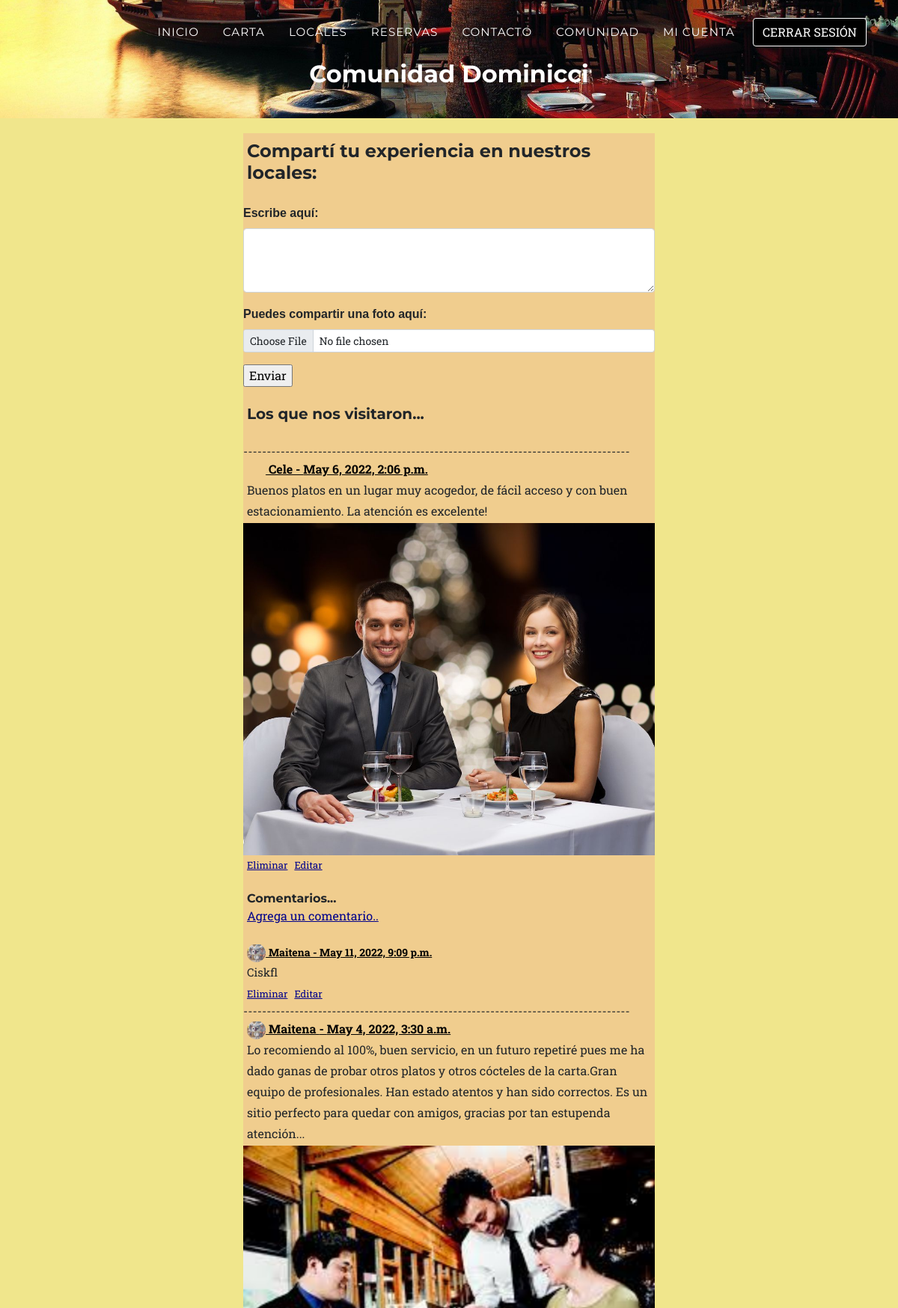
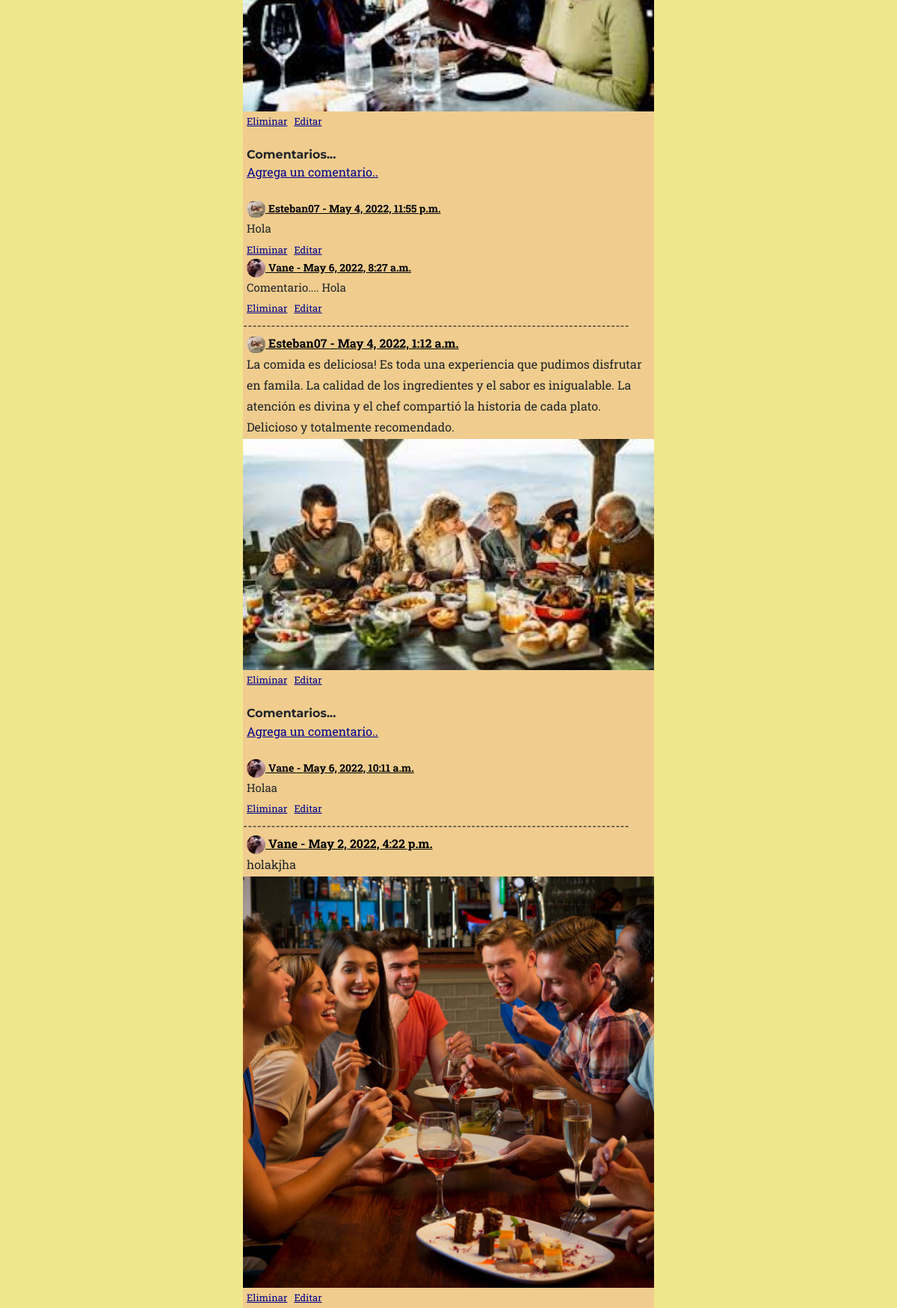
The page /AppRestaurante/comunidad (signed in, upper part) on the database its author committed (2 pictures, top to bottom).
### AppRestaurante/models.py (models this page shows)
class Post(models.Model):
    user = models.ForeignKey(User, on_delete=models.CASCADE, related_name="posts")
    fecha = models.DateTimeField(auto_now_add=True)
    contenido = models.TextField(max_length=255)
    imagen = models.ImageField(upload_to='posts', null=True, blank=True)

class User(AbstractUser):
    imagen = models.ImageField(upload_to='avatar', default='avatar/perfil.png', null=True, blank=True)

class Comentario(models.Model):
    post = models.ForeignKey(Post, on_delete=models.CASCADE, blank=True, null=True, related_name="comentarios")
    user = models.ForeignKey(User, on_delete=models.CASCADE, related_name="comentarios")
    fecha = models.DateTimeField(auto_now_add=True)
    contenido = models.TextField(max_length=255)

### AppRestaurante/views.py (the view)
# urls.py: path('comunidad', views.comunidad, name="Comunidad"),
def comunidad(request):
    posts = Post.objects.order_by('-fecha').all()
    if request.method == 'POST':
        miFormulario = PostFormulario(request.POST, request.FILES)
        if miFormulario.is_valid():
            if request.user.is_authenticated:
                user = User.objects.get(username = request.user)
                informacion = miFormulario.cleaned_data
                post = Post(user=user, contenido=informacion['contenido'], imagen=informacion['imagen'])
                post.save()
                return redirect('Comunidad')
            else:
                return redirect('Login')
    else:
        miFormulario = PostFormulario()
    return render(request, "comunidad.html", {"miFormulario": miFormulario, "posts": posts})

### AppRestaurante/forms.py
class PostFormulario(forms.Form):
    contenido = forms.CharField(widget=forms.Textarea, label="Escribe aquí")
    imagen = forms.ImageField(label="Puedes compartir una foto aquí", required=False)

### AppRestaurante/Templates/comunidad.html (shortened to what this page needs)
{% extends 'padre.html' %}
{% load static %}
{% block header %}<h2>Comunidad Dominicci</h2>{% endblock header %}
{% block contenidoQueCambia %}
<section class="contenido">
    <h4>Compartí tu experiencia en nuestros locales:</h4>
    <br>
    <form class ="form" method="POST" enctype="multipart/form-data"> {% csrf_token %}
        <div class="mb-3">
            <label style="font-family: Verdana, Geneva, Tahoma, sans-serif; font-weight: bold;" class="form-label" for="{{miFormulario.contenido.id_for_label}}"> {{miFormulario.contenido.label_tag|capfirst}} </label>
            <textarea class="form-control" id="exampleFormControlTextarea1" rows="3" type="text" name="{{miFormulario.contenido.html_name}}"></textarea>
        </div>
        <div class="mb-3">
            <label style="font-family: Verdana, Geneva, Tahoma, sans-serif; font-weight: bold;" class="form-label" for="{{miFormulario.imagen.id_for_label}}"> {{miFormulario.imagen.label_tag}} </label>
            <input class="form-control form-control-sm" id="formFileSm" type="file" name="{{miFormulario.imagen.html_name}}">
        </div>
        <input style="margin: 0 auto;" type="submit" value="Enviar">
    </form><br>
    <h5>Los que nos visitaron...</h5>
    {% for post in posts  %}
        <br>
        -----------------------------------------------------------------------------------
        <br>
        <a style="color: black;"href="{% url 'Perfil' post.user.id %}">
            <div class="avatar" style="background-image: url('{{post.user.imagen.url}}');"></div>
            <strong>
               {{post.user}} -
               {{post.fecha}} <br>
           </strong>
        </a>
        <p style="margin-left: 5px;">{{post.contenido}}</p>
        {% if post.imagen %}
            <img src="{{post.imagen.url}}", width="550px">
        {% endif %}
        {% if request.user == post.user or request.user.is_superuser %}
            <a style="color: darkblue; font-size: small; margin-left: 5px;" href="{% url 'EliminarPost' post.id %}">Eliminar</a>
            <a style="color: darkblue; font-size: small; margin-left: 5px;" href="{% url 'EditarPost' post.id %}">Editar</a>
         {% endif %}
        <br><br>
        <h6>Comentarios...</h6>
        {% if not post.comentarios.all %}
            <p>Todavía no hay comentarios...<a class="link"; href="{% url 'Comentario' post.id %}">Agrega uno</a></p>
        {% else %}
        <a class="link" href="{% url 'Comentario' post.id %}">Agrega un comentario..</a>
        <br>
            {% for comentario in post.comentarios.all %}
                 <br>
                <a style="color: black; display: block;"href="{% url 'Perfil' comentario.user.id %}">
                    <div class="avatar" style="background-image: url('{{comentario.user.imagen.url}}');"></div>
                    <strong style="font-size: 14px;">
                        {{comentario.user}} -
                        {{comentario.fecha}}
                    </strong>
                 </a>
                <p style="font-size: 15px; margin-bottom: 0px;">{{comentario.contenido}}</p>
                {% if request.user == comentario.user or request.user.is_superuser %}
                    <a style="color: darkblue; font-size: small; margin-left: 5px;" href="{% url 'EliminarComentario' comentario.id %}">Eliminar</a>
                    <a style="color: darkblue; font-size: small; margin-left: 5px;" href="{% url 'EditarComentario' comentario.id %}">Editar</a>
                {% endif %}
            {% endfor %}
        {% endif %}
    {% endfor %}
</section>
{% endblock contenidoQueCambia %}

### AppRestaurante/static/css/style.css (style rules this page uses)
body { margin: 0; }
div.avatar { height: 25px; width: 25px; background-repeat: no-repeat; background-position: 50%; border-radius: 50%; background-size: 120% auto; display: inline-block; vertical-align: middle; margin-left: 5px !important; }
h2 { text-align: center; font-family: Verdana, Geneva, Tahoma, sans-serif; margin: 10px; }
section.contenido { background-color: rgb(240, 205, 142) !important; width: 550px; margin: 0 auto; padding-top: 10px !important; padding-bottom: 20px !important; margin-top: 20px; }
p, h3, h4, h5, h6 { margin-left: 5px !important; margin-bottom: 2px !important; }
.link { margin-left: 5px !important; color: darkblue !important; font-size: 16px; }

### rows shown on the page
Post: user "Cele", fecha "May 6, 2022, 2:06 p.m.", contenido "Buenos platos en un lugar muy acogedor, de fácil acceso y con buen estacionamiento. La atención es excelente!", imagen (picture), shows "Eliminar"
Comentario: user.imagen (picture), user "Maitena", fecha "May 11, 2022, 9:09 p.m.", contenido "Ciskfl", shows "Eliminar"
Post: user.imagen (picture), user "Maitena", fecha "May 4, 2022, 3:30 a.m.", contenido "Lo recomiendo al 100%, buen servicio, en un futuro repetiré pues me ha dado ganas de probar otros platos y otros cócteles de la carta.Gran equipo de profesionales. Han estado atentos y han sido correctos. Es un sitio perfecto para quedar con amigos, gracias por tan estupenda atención...", imagen (picture), shows "Eliminar"
Comentario: user.imagen (picture), user "Esteban07", fecha "May 4, 2022, 11:55 p.m.", contenido "Hola", shows "Eliminar"
Comentario: user.imagen (picture), user "Vane", fecha "May 6, 2022, 8:27 a.m.", contenido "Comentario.... Hola", shows "Eliminar"
Post: user.imagen (picture), user "Esteban07", fecha "May 4, 2022, 1:12 a.m.", contenido "La comida es deliciosa! Es toda una experiencia que pudimos disfrutar en famila. La calidad de los ingredientes y el sabor es inigualable. La atención es divina y el chef compartió la historia de cada plato. Delicioso y totalmente recomendado.", imagen (picture), shows "Eliminar"
Comentario: user.imagen (picture), user "Vane", fecha "May 6, 2022, 10:11 a.m.", contenido "Holaa", shows "Eliminar"
Post: user.imagen (picture), user "Vane", fecha "May 2, 2022, 4:22 p.m.", contenido "holakjha", imagen (picture), shows "Eliminar"

### other values the page prints
{{ miFormulario.contenido.label_tag|capfirst }} "Escribe aquí:"
{{ miFormulario.imagen.label_tag }} "Puedes compartir una foto aquí:"
